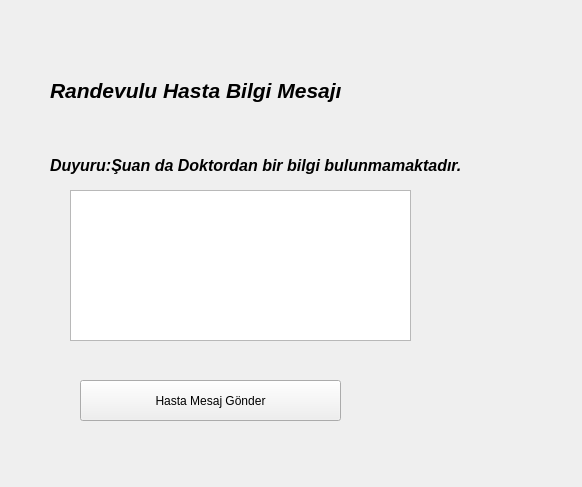
<?xml version="1.0" encoding="UTF-8"?>
<ui version="4.0">
 <class>widget_hastaekrani</class>
 <widget class="QWidget" name="widget_hastaekrani">
  <property name="geometry">
   <rect>
    <x>0</x>
    <y>0</y>
    <width>582</width>
    <height>487</height>
   </rect>
  </property>
  <property name="windowTitle">
   <string>Hasta Ekranı</string>
  </property>
  <widget class="QLabel" name="label">
   <property name="geometry">
    <rect>
     <x>50</x>
     <y>70</y>
     <width>331</width>
     <height>41</height>
    </rect>
   </property>
   <property name="font">
    <font>
     <pointsize>16</pointsize>
     <weight>75</weight>
     <italic>true</italic>
     <bold>true</bold>
    </font>
   </property>
   <property name="text">
    <string>Randevulu Hasta Bilgi Mesajı</string>
   </property>
  </widget>
  <widget class="QLabel" name="label_2">
   <property name="geometry">
    <rect>
     <x>50</x>
     <y>140</y>
     <width>441</width>
     <height>51</height>
    </rect>
   </property>
   <property name="font">
    <font>
     <pointsize>12</pointsize>
     <weight>75</weight>
     <italic>true</italic>
     <bold>true</bold>
    </font>
   </property>
   <property name="text">
    <string>Duyuru:Şuan da Doktordan bir bilgi bulunmamaktadır.</string>
   </property>
  </widget>
  <widget class="QPushButton" name="pushButton_hastagonder">
   <property name="geometry">
    <rect>
     <x>80</x>
     <y>380</y>
     <width>261</width>
     <height>41</height>
    </rect>
   </property>
   <property name="text">
    <string>Hasta Mesaj Gönder</string>
   </property>
  </widget>
  <widget class="QTextEdit" name="textEdit_hastamesaj">
   <property name="geometry">
    <rect>
     <x>70</x>
     <y>190</y>
     <width>341</width>
     <height>151</height>
    </rect>
   </property>
  </widget>
 </widget>
 <resources/>
 <connections/>
</ui>
